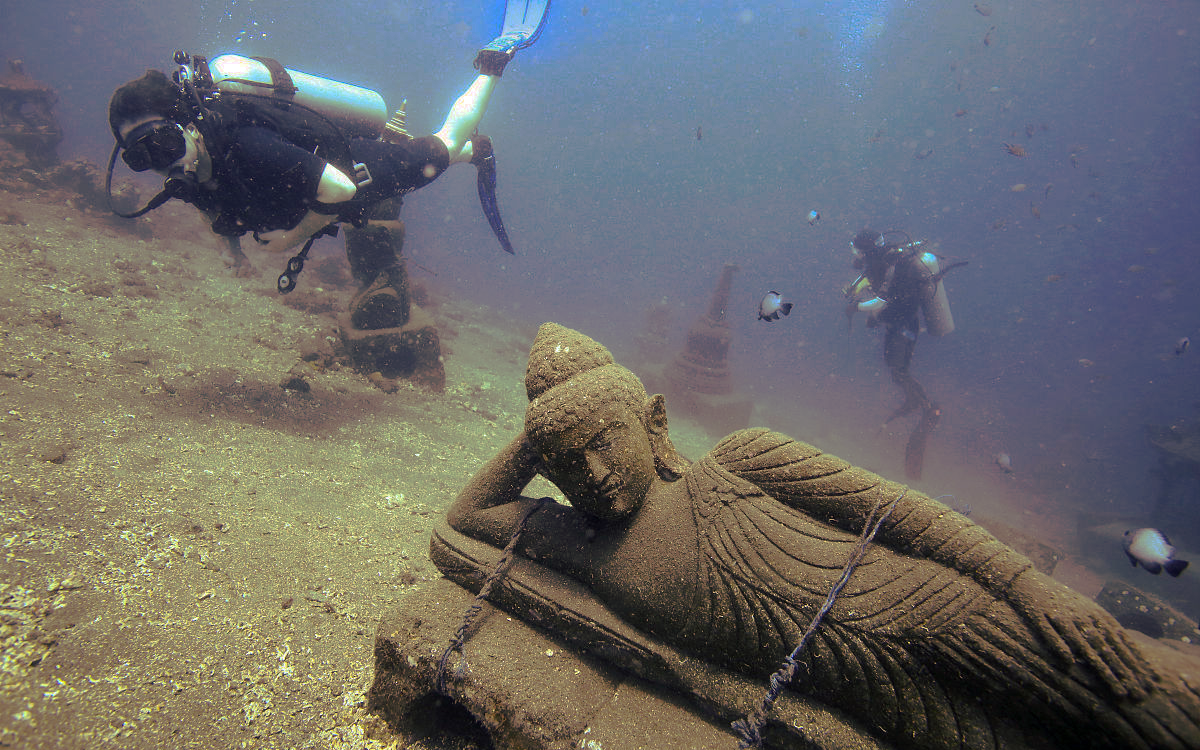
#> input picture og.png, 1200 x 750 px
$ python test.py   (older library calls are emulated)
#> lines starting #> are read from the running program, lines starting #| are printed output that depends on the picture; long printed decimals are rounded
### quality_metrics.py
import numpy as np
import cv2

# Average Gradient (reflects the change of detail information in the image, more clarity means higher average gradient)
def avgerage_gradient(image_path):
#> called with image_path = 'og.png'
    im = cv2.imread(image_path)
#> im is the input picture: shape (750, 1200, 3); mean B, G, R 107.1, 107.1, 107.4
    if im.shape[2] == 3:
        im = cv2.cvtColor(im, cv2.COLOR_BGR2GRAY)
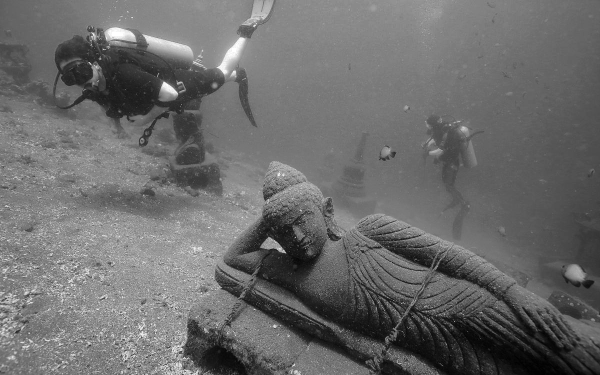
#> im: shape (750, 1200) (shown at 1/2 size); min 1, max 255, mean 107.2

    avg_grad = 0
    for i in range(im.shape[0]-1):
        for j in range(im.shape[1]-1):
            avg_grad += np.sqrt(((im[i+1,j]-im[i,j])**2+(im[i,j+1]-im[i,j])**2)/2)
#> after the loop, avg_grad = 110985117.5

    avg_grad = avg_grad/((im.shape[0]-1)*(im.shape[1]-1))
#> avg_grad = 123.6
    return avg_grad


# Information Entropy (larger IE value means more richer color information)
def information_entropy(image_path):
    im = cv2.imread(image_path)
    if im.shape[2] == 3:
        im = cv2.cvtColor(im, cv2.COLOR_BGR2GRAY)

    hist = cv2.calcHist([im], [0], None, [256], [0, 256])
    hist = hist.ravel()/hist.sum()

    ie = 0
    for i in range(hist.shape[0]):
        ie += hist[i]*np.log2(hist[i]+1e-10)

    ie = -ie

    return ie


# Edge Gradient (large EG value larger edge retention)
# [4 lines left out: function edge_gradient, not called in this run]


# underwater color image quality evaluation index (UCIQE)
"""
ref: M. Yang and A. Sowmya, "An Underwater Color Image Quality Evaluation Metric,"
in IEEE Transactions on Image Processing, vol. 24, no. 12, pp. 6062-6071, Dec. 2015,
doi: 10.1109/TIP.2015.2491020.
"""
def UCIQE(image_path, c1=0.4680, c2=0.2745, c3=0.2576):
    im = cv2.imread(image_path)

    im_lab = cv2.cvtColor(im, cv2.COLOR_BGR2Lab)
    L, A, B = cv2.split(im_lab)

    chroma = np.sqrt(A**2 + B**2)
    chroma_mean = np.mean(chroma.flatten())+1e-10
    chroma_std = np.sqrt(np.mean(chroma.flatten()**2 - chroma_mean**2))

    saturation = chroma/(np.mean(L)+1e-10)
    saturtion_mean = np.mean(saturation.flatten())

    contrast = np.max(L.flatten()) - np.min(L.flatten())

    uciqe = c1*chroma_std + c2*contrast + c3*saturtion_mean

    return uciqe

# underwater image color metric index (UIQM)
"""
ref: K. Panetta, C. Gao and S. Agaian, "Human-Visual-System-Inspired Underwater Image Quality Measures,"
in IEEE Journal of Oceanic Engineering, vol. 41, no. 3, pp. 541-551, July 2016,
doi: 10.1109/JOE.2015.2469915

"""
def UIQM(image_path, p1=0.0282, p2=0.2953, p3=3.5753):
    im = cv2.imread(image_path) #bgr
    r = im[:,:,2]
    g = im[:,:,1]
    b = im[:,:,0]

    RG = r - g
    YB = (r + g)/2 - b

    rgl = np.sort(RG.flatten())
    ybl = np.sort(YB.flatten())

    T1 = int(0.1*rgl.shape[0])
    T2 = int(0.1*ybl.shape[0])

    rgl__tr = rgl[T1:-T2]
    ybl__tr = ybl[T1:-T2]

    rg_mean = np.mean(rgl__tr) + 1e-10
    rg_var = np.mean((rgl__tr - rg_mean)**2)
    yb_mean = np.mean(ybl__tr) + 1e-10
    yb_var = np.mean((ybl__tr - yb_mean)**2)

    uicm = -0.0268*np.sqrt(rg_mean**2 + yb_mean**2) + 0.1586*np.sqrt(rg_var + yb_var)

    Rsobel = cv2.Sobel(im[:,:,2], cv2.CV_64F, 1, 1, ksize=3)
    Gsobel = cv2.Sobel(im[:,:,1], cv2.CV_64F, 1, 1, ksize=3)
    Bsobel = cv2.Sobel(im[:,:,0], cv2.CV_64F, 1, 1, ksize=3)

    Reme = eme(Rsobel)
    Geme = eme(Gsobel)
    Beme = eme(Bsobel)

    uism = 0.299*Reme + 0.587*Geme + 0.114*Beme

    uiconm = logamee(cv2.cvtColor(im, cv2.COLOR_BGR2GRAY))

    uiqm = p1*uicm + p2*uism + p3*uiconm

    return uiqm

def eme(ch,blocksize=8):

    num_x = int(np.ceil(ch.shape[0] / blocksize))
    num_y = int(np.ceil(ch.shape[1] / blocksize))

    eme = 0
    w = 2. / (num_x * num_y)
    for i in range(num_x):

        xlb = i * blocksize
        if i < num_x - 1:
            xrb = (i+1) * blocksize
        else:
            xrb = ch.shape[0]

        for j in range(num_y):

            ylb = j * blocksize
            if j < num_y - 1:
                yrb = (j+1) * blocksize
            else:
                yrb = ch.shape[1]

            block = ch[xlb:xrb,ylb:yrb]

            blockmin = float(np.min(block))
            blockmax = float(np.max(block))

            # # old version
            # if blockmin == 0.0: eme += 0
            # elif blockmax == 0.0: eme += 0
            # else: eme += w * math.log(blockmax / blockmin)

            # new version
            if blockmin == 0: blockmin+=1
            if blockmax == 0: blockmax+=1
            eme += w * np.log(abs(blockmax / blockmin)+1e-10)

    return eme

def plipsum(i,j,gamma=1026):
    return i + j - i * j / gamma

def plipsub(i,j,k=1026):
    return k * (i - j) / (k - j)

def plipmult(c,j,gamma=1026):
    return gamma - gamma * (1 - j / gamma)**c

def logamee(ch,blocksize=8):

    num_x = np.ceil(ch.shape[0] / blocksize)
    num_y = np.ceil(ch.shape[1] / blocksize)

    s = 0
    w = 1. / (num_x * num_y)
    for i in range(int(num_x)):

        xlb = i * blocksize
        if i < num_x - 1:
            xrb = (i+1) * blocksize
        else:
            xrb = ch.shape[0]

        for j in range(int(num_y)):

            ylb = j * blocksize
            if j < num_y - 1:
                yrb = (j+1) * blocksize
            else:
                yrb = ch.shape[1]

            block = ch[xlb:xrb,ylb:yrb]
            blockmin = float(np.min(block))
            blockmax = float(np.max(block))

            top = plipsub(blockmax,blockmin)
            bottom = plipsum(blockmax,blockmin)

            m = top/bottom
            if m ==0.:
                s+=0
            else:
                s += (m) * np.log(m)

    return plipmult(w,s)

### test.py
import cv2
import quality_metrics as qm


im = 'og.png'
ag = qm.avgerage_gradient(im)
#> ag = 123.6
ie = qm.information_entropy(im)
#> in information_entropy, `hist = cv2.calcHist([im], [0], None, [256], [0, 256])`: hist = 256 values, max 16178 at index 120, min 0 at index 0, mean 3515.6
#> in information_entropy, `hist = hist.ravel()/hist.sum()`: hist = 256 values, max 0.018 at index 120, min 0 at index 0, mean 0.00391
#> the loop in information_entropy, `for i in range(hist.shape[0]):` made 256 passes
#> ie on passes 1 to 3: 0, -0.00243, -0.00891
#> after the loop in information_entropy, `for i in range(hist.shape[0]):`: ie = -7.22
#> in information_entropy, `ie = -ie`: ie = 7.22
#> ie = 7.22
uciqe = qm.UCIQE(im)
#> in UCIQE, `chroma = np.sqrt(A**2 + B**2)`:
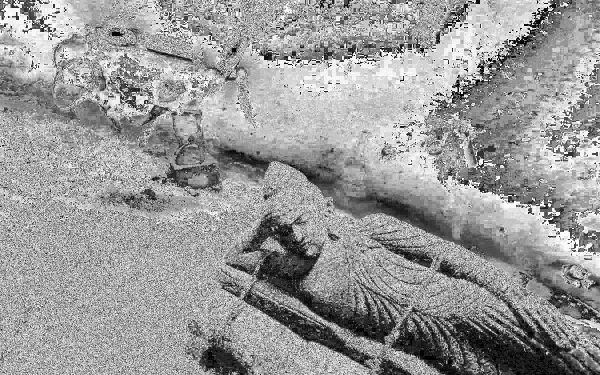
#> chroma: shape (750, 1200) float16 (shown at 1/2 size); min 0, max 15.91, mean 9.59; drawn with min black and max white
#> in UCIQE, `chroma_mean = np.mean(chroma.flatten())+1e-10`: chroma_mean = 9.59
#> in UCIQE, `chroma_std = np.sqrt(np.mean(chroma.flatten()**2 - chroma_mean**2))`: chroma_std = 4.19
#> in UCIQE, `saturtion_mean = np.mean(saturation.flatten())`: saturtion_mean = 0.0836
#> in UCIQE, `contrast = np.max(L.flatten()) - np.min(L.flatten())`: contrast = 254
#> in UCIQE, `uciqe = c1*chroma_std + c2*contrast + c3*saturtion_mean`: uciqe = 71.7
#> uciqe = 71.7
uiqm = qm.UIQM(im)
#> in UIQM, `b = im[:,:,0]`:
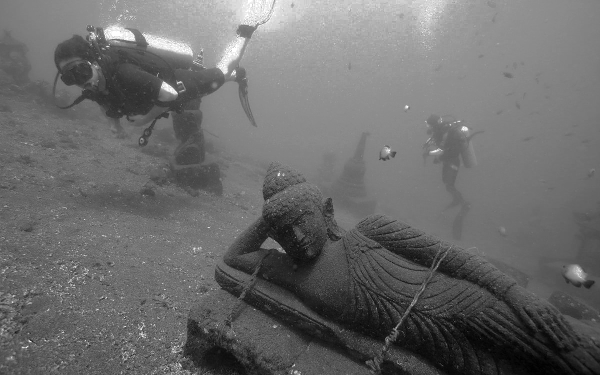
#> b: shape (750, 1200) (shown at 1/2 size); min 1, max 255, mean 107.1
#> in UIQM, `RG = r - g`:
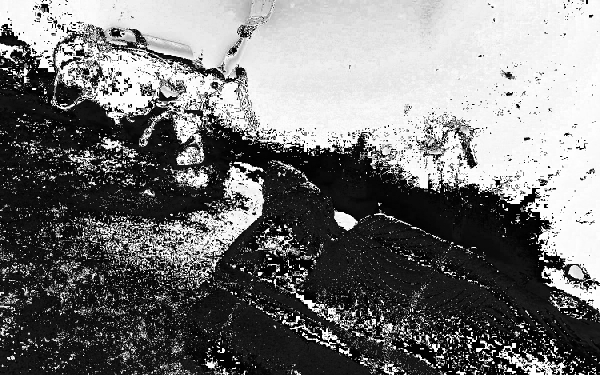
#> RG: shape (750, 1200) (shown at 1/2 size); min 0, max 255, mean 117.3
#> in UIQM, `YB = (r + g)/2 - b`:
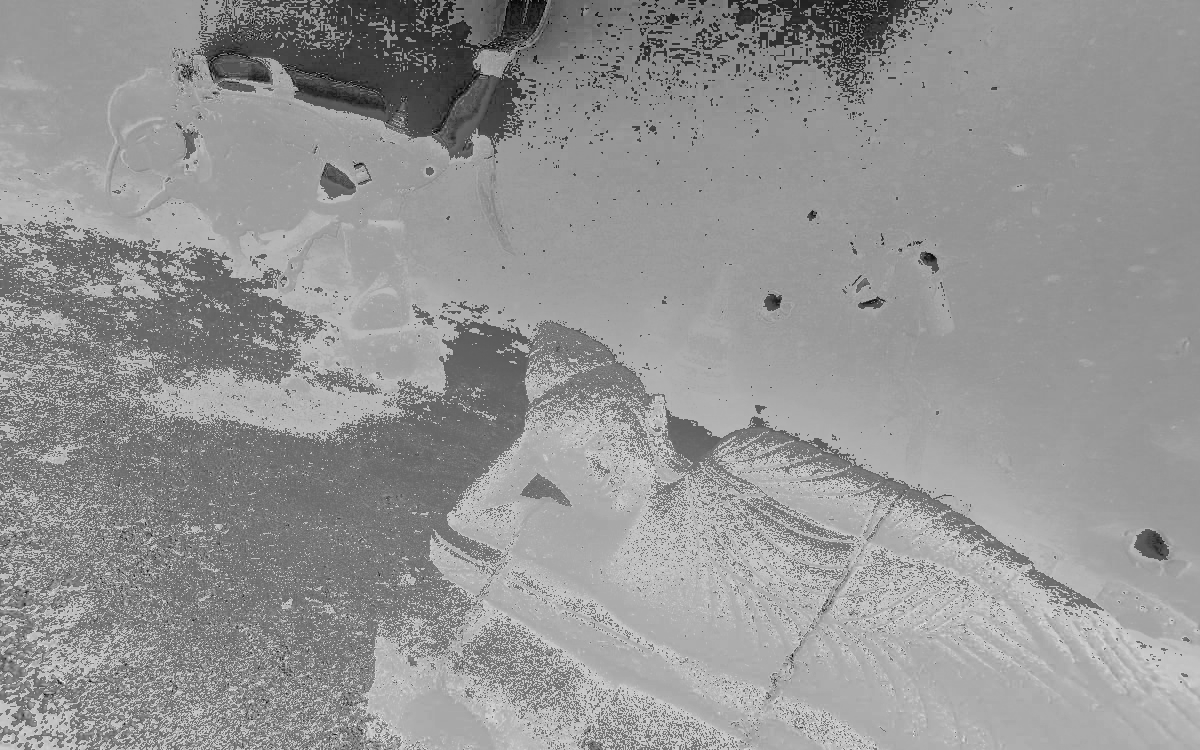
#> YB: shape (750, 1200) float64; min -255, max 123, mean -33.9; drawn with min black and max white
#> in UIQM, `rg_mean = np.mean(rgl__tr) + 1e-10`: rg_mean = 114.7
#> in UIQM, `rg_var = np.mean((rgl__tr - rg_mean)**2)`: rg_var = 12693
#> in UIQM, `yb_mean = np.mean(ybl__tr) + 1e-10`: yb_mean = -29.9
#> in UIQM, `yb_var = np.mean((ybl__tr - yb_mean)**2)`: yb_var = 1013.5
#> in UIQM, `uicm = -0.0268*np.sqrt(rg_mean**2 + yb_mean**2) + 0.1586*np.sqrt(rg_va..`: uicm = 15.39
#> after the loop in eme, `for i in range(num_x):`: eme = -0.00454
#> in UIQM, `Geme = eme(Gsobel)`: Geme = -0.00659
#> in UIQM, `Beme = eme(Bsobel)`: Beme = -0.0108
#> in UIQM, `uism = 0.299*Reme + 0.587*Geme + 0.114*Beme`: uism = -0.00645

print(uiqm)
#| 0.05618
